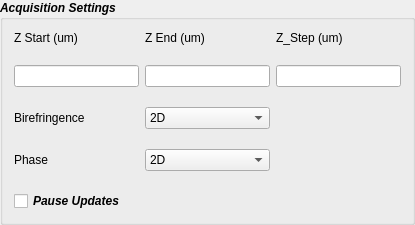
            <widget class="QGroupBox" name="acq_settings">
             <property name="sizePolicy">
              <sizepolicy hsizetype="Preferred" vsizetype="Fixed">
               <horstretch>0</horstretch>
               <verstretch>0</verstretch>
              </sizepolicy>
             </property>
             <property name="font">
              <font>
               <weight>75</weight>
               <italic>true</italic>
               <bold>true</bold>
              </font>
             </property>
             <property name="focusPolicy">
              <enum>Qt::TabFocus</enum>
             </property>
             <property name="title">
              <string>Acquisition Settings</string>
             </property>
             <layout class="QGridLayout" name="gridLayout_8">
              <property name="verticalSpacing">
               <number>20</number>
              </property>
              <item row="0" column="1">
               <widget class="QLabel" name="label_zend">
                <property name="font">
                 <font>
                  <weight>50</weight>
                  <italic>false</italic>
                  <bold>false</bold>
                 </font>
                </property>
                <property name="text">
                 <string>Z End (um)</string>
                </property>
               </widget>
              </item>
              <item row="1" column="2">
               <widget class="QLineEdit" name="le_zstep"/>
              </item>
              <item row="2" column="1">
               <widget class="QComboBox" name="cb_birefringence">
                <property name="font">
                 <font>
                  <weight>50</weight>
                  <italic>false</italic>
                  <bold>false</bold>
                 </font>
                </property>
                <property name="focusPolicy">
                 <enum>Qt::StrongFocus</enum>
                </property>
                <item>
                 <property name="text">
                  <string>2D</string>
                 </property>
                </item>
                <item>
                 <property name="text">
                  <string>3D</string>
                 </property>
                </item>
               </widget>
              </item>
              <item row="3" column="0">
               <widget class="QLabel" name="label_phase">
                <property name="font">
                 <font>
                  <weight>50</weight>
                  <italic>false</italic>
                  <bold>false</bold>
                 </font>
                </property>
                <property name="text">
                 <string>Phase</string>
                </property>
               </widget>
              </item>
              <item row="0" column="2">
               <widget class="QLabel" name="label_zstep">
                <property name="font">
                 <font>
                  <weight>50</weight>
                  <italic>false</italic>
                  <bold>false</bold>
                 </font>
                </property>
                <property name="text">
                 <string>Z_Step (um)</string>
                </property>
               </widget>
              </item>
              <item row="0" column="0">
               <widget class="QLabel" name="label_zstart">
                <property name="font">
                 <font>
                  <weight>50</weight>
                  <italic>false</italic>
                  <bold>false</bold>
                 </font>
                </property>
                <property name="text">
                 <string>Z Start (um)</string>
                </property>
               </widget>
              </item>
              <item row="1" column="1">
               <widget class="QLineEdit" name="le_zend"/>
              </item>
              <item row="2" column="0">
               <widget class="QLabel" name="label_birefringence">
                <property name="font">
                 <font>
                  <weight>50</weight>
                  <italic>false</italic>
                  <bold>false</bold>
                 </font>
                </property>
                <property name="text">
                 <string>Birefringence</string>
                </property>
               </widget>
              </item>
              <item row="1" column="0">
               <widget class="QLineEdit" name="le_zstart"/>
              </item>
              <item row="3" column="1">
               <widget class="QComboBox" name="cb_phase">
                <property name="font">
                 <font>
                  <weight>50</weight>
                  <italic>false</italic>
                  <bold>false</bold>
                 </font>
                </property>
                <property name="focusPolicy">
                 <enum>Qt::StrongFocus</enum>
                </property>
                <item>
                 <property name="text">
                  <string>2D</string>
                 </property>
                </item>
                <item>
                 <property name="text">
                  <string>3D</string>
                 </property>
                </item>
               </widget>
              </item>
              <item row="4" column="0">
               <widget class="QCheckBox" name="chb_pause_updates">
                <property name="text">
                 <string>Pause Updates</string>
                </property>
               </widget>
              </item>
             </layout>
            </widget>
